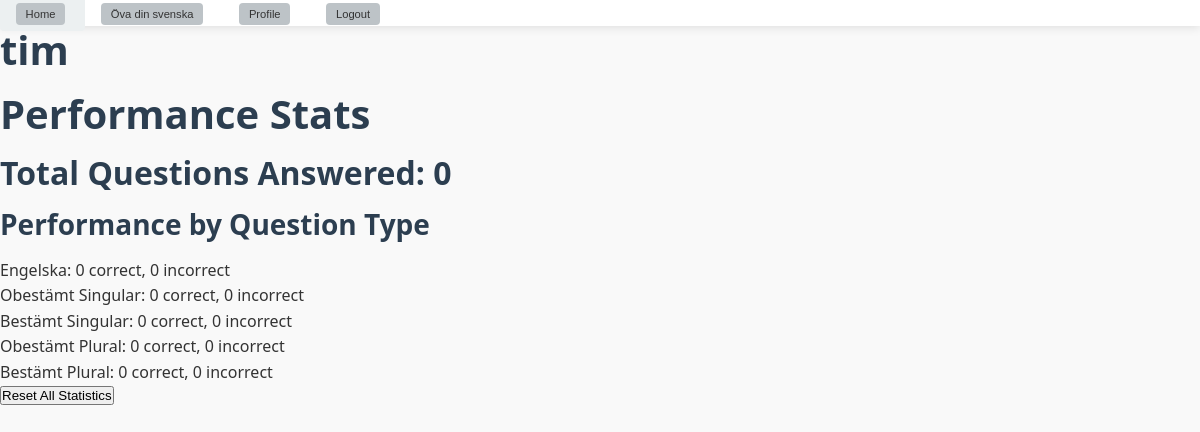
Page /accounts/profile/ (signed in) on the earlier database version.
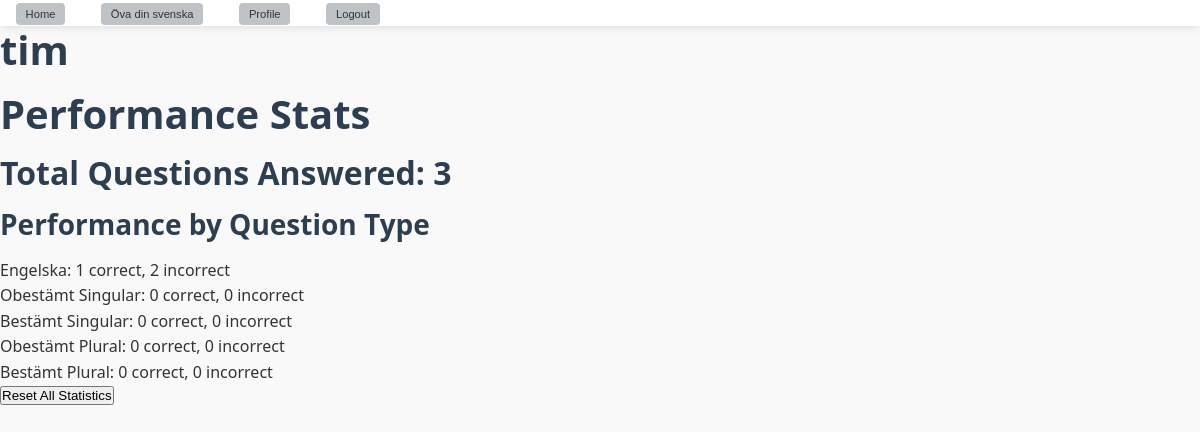
Same page on the later database version.
### accounts/models.py (models this page shows, shortened)
class CustomUser(AbstractUser):
    total_answered = models.IntegerField(default=0)
    total_substantiv_answered = models.IntegerField(default=0)
    total_verb_answered = models.IntegerField(default=0)
    engelska_correct = models.IntegerField(default=0)
    engelska_incorrect = models.IntegerField(default=0)
    obestamt_singular_correct = models.IntegerField(default=0)
    obestamt_singular_incorrect = models.IntegerField(default=0)
    bestamt_singular_correct = models.IntegerField(default=0)
    bestamt_singular_incorrect = models.IntegerField(default=0)
    obestamt_plural_correct = models.IntegerField(default=0)
    obestamt_plural_incorrect = models.IntegerField(default=0)
    bestamt_plural_correct = models.IntegerField(default=0)
    bestamt_plural_incorrect = models.IntegerField(default=0)
    infinitv_correct = models.IntegerField(default=0)
    infinitiv_incorrect = models.IntegerField(default=0)
    presens_correct = models.IntegerField(default=0)
    presens_incorrect = models.IntegerField(default=0)
    imperativ_correct = models.IntegerField(default=0)
    imperativ_incorrect = models.IntegerField(default=0)
    preteritum_correct = models.IntegerField(default=0)
    preteritum_incorrect = models.IntegerField(default=0)
    perfekt_correct = models.IntegerField(default=0)
    perfekt_incorrect = models.IntegerField(default=0)
    pluskvamperfekt_correct = models.IntegerField(default=0)
    pluskvamperfekt_incorrect = models.IntegerField(default=0)
    groups = models.ManyToManyField(
        'auth.Group',
        related_name='custom_user_set',
        blank=True,
        help_text='The groups this user belongs to.',
        verbose_name='groups'
    )
    user_permissions = models.ManyToManyField(
        'auth.Permission',
        related_name='custom_user_permissions_set',
        blank=True,
        help_text='Specific permissions for this user.',
        verbose_name='user permissions'
    )

### accounts/views.py (the view)
# urls.py: path('profile/', views.profile_view, name='profile'),
def profile_view(request):
    user = request.user
    return render(request, 'profile.html', {'user': user})

### accounts/templates/profile.html (shortened to what this page needs)
{% extends "base.html" %}
{% load static %}
{% block content %}
<body>
    <h1>{{ user.username }}</h1>
    <h1>Performance Stats</h2>
    <h2>Total Questions Answered: {{ user.total_answered }}</h2>
    <h3>Performance by Question Type</h3>
    <ul>
        <li>Engelska: {{ user.engelska_correct }} correct, {{ user.engelska_incorrect }} incorrect</li>
        <li>Obestämt Singular: {{ user.obestamt_singular_correct }} correct, {{ user.obestamt_singular_incorrect }} incorrect</li>
        <li>Bestämt Singular: {{ user.bestamt_singular_correct }} correct, {{ user.bestamt_singular_incorrect }} incorrect</li>
        <li>Obestämt Plural: {{ user.obestamt_plural_correct }} correct, {{ user.obestamt_plural_incorrect }} incorrect</li>
        <li>Bestämt Plural: {{ user.bestamt_plural_correct }} correct, {{ user.bestamt_plural_incorrect }} incorrect</li>
    </ul>
    <form method="post" action="{% url 'reset_stats' %}" onsubmit="return confirm('Are you sure you want to reset all your statistics? This action cannot be undone.');">
        <button type="submit">Reset All Statistics</button>
    </form>
</body>
{% endblock %}

### timpage/templates/base.html (shortened to what this page needs)
{% load static %}
<html lang="en-US">
    <head>
        <link rel="stylesheet" href="{% static 'base.css' %}">
    </head>
    <body>
        <header>
                <nav>
                    <a href="/">
                        <button class=nav-btn>Home</button>
                    </a>
                    <a href="{% url 'game_start' %}">
                        <button class=nav-btn>Öva din svenska</button>
                    </a>
                    {% if user.is_authenticated %}
                        <a href="{% url 'profile' %}"><button class=nav-btn>Profile</button></a>
                    {% endif %}
                    {% if user.is_authenticated %}
                        <a href="{% url 'logout' %}"><button type="submit" class=nav-btn>Logout</button></a>
                    {% else %}
                        <a href="{% url 'login' %}"><button class=nav-btn>Login</button></a>
                        <a href="{% url 'signup' %}"><button class=nav-btn>Sign Up</button></a>
                    {% endif %}
                </nav>
        </header>
        <main>
            {% block content %}
            {% endblock %}
        </main>
    </body>
</html>

### timpage/static/base.css (style rules this page uses)
:root { --primary-color: #3498db; --primary-hover: #2980b9; --secondary-color: #2ecc71; --secondary-hover: #27ae60; --accent-color: #e74c3c; --accent-hover: #c0392b; --dark-color: #2c3e50; --light-color: #ecf0f1; --medium-color: #bdc3c7; --text-color: #333; --text-light: #7f8c8d; --border-radius: 4px; --box-shadow: 0 2px 10px rgba(0, 0, 0, 0.1); --transition: all 0.3s ease; }
* { margin: 0; padding: 0; box-sizing: border-box; }
html { font-size: 16px; scroll-behavior: smooth; }
body { font-family: 'Segoe UI', Tahoma, Geneva, Verdana, sans-serif; line-height: 1.6; color: var(--text-color); background-color: #f9f9f9; }
h1, h2, h3, h4, h5, h6 { line-height: 1.2; margin-bottom: 1rem; color: var(--dark-color); }
h1 { font-size: 2.5rem; }
h2 { font-size: 2rem; }
h3 { font-size: 1.75rem; }
a { color: var(--primary-color); text-decoration: none; transition: var(--transition); }
header { background-color: white; box-shadow: var(--box-shadow); position: sticky; top: 0; z-index: 100; }
nav a { color: var(--text-color); padding: 0.5rem 1rem; border-radius: var(--border-radius); transition: var(--transition); }
.nav-btn { display: inline-block; padding: 0.3rem 0.6rem; border: none; border-radius: var(--border-radius); color: var(--text-color); font-size: 0.7rem; background-color: var(--medium-color); cursor: pointer; transition: var(--transition); }

Differences in the rows shown:
changed CustomUser "tim": total_answered "0" → "3"; engelska_correct "0" → "1"; engelska_incorrect "0" → "2"
